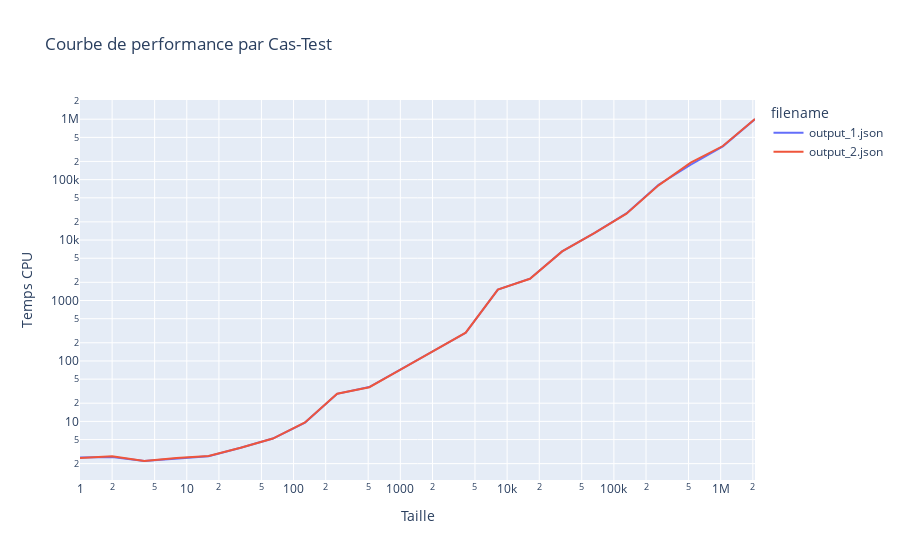
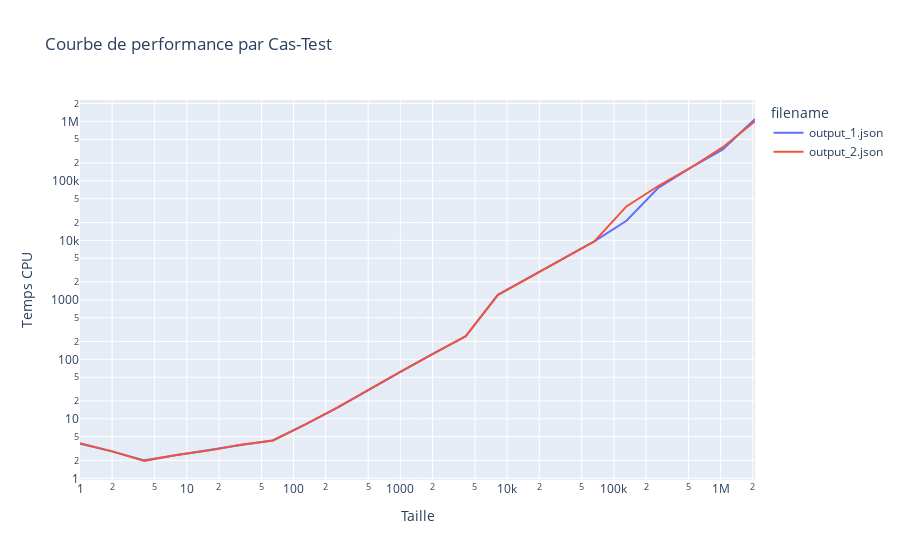
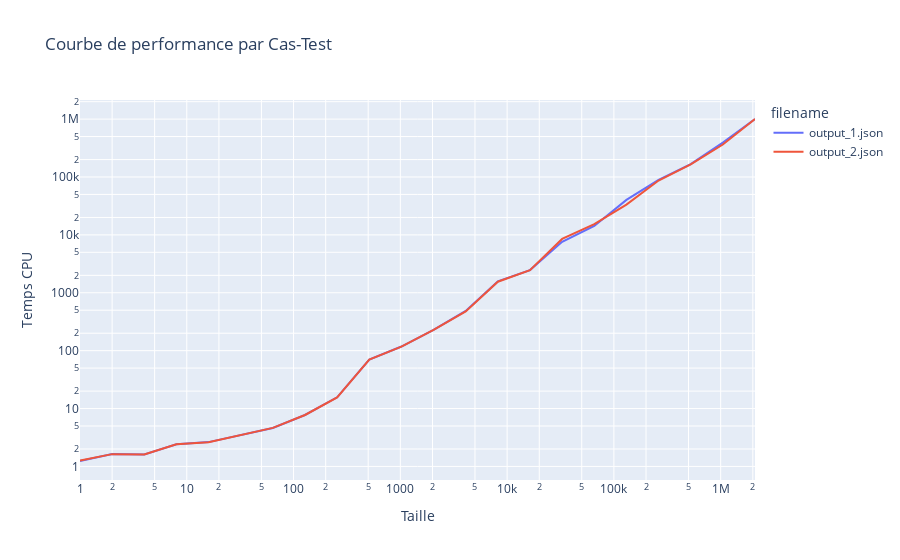
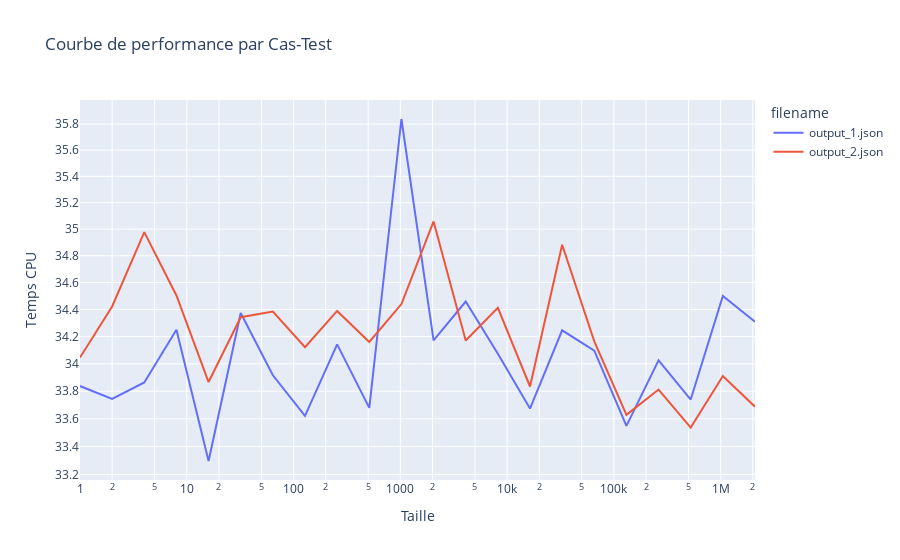

Write notebook code for charts like these, in order.
### Code cell
def get_test_case_name(df):
    return df["test_case"].unique().tolist()

# pour chaque testcase, afficher un grapghique
testcases = get_test_case_name(df1)
for tc in testcases:
    print("testcase : ", tc)
    filtered_df1 = df1[df1["test_case"] == tc]
    filtered_df2 = df2[df2["test_case"] == tc]
    #pivot_filtered_df = filtered_df.pivot("test_case", columns="size", values="cpu_time")
    combined_df = pd.concat([filtered_df1, filtered_df2])
    fig = px.line(combined_df, 
              x="size", 
              y="cpu_time", 
              color="filename",  # Chaque test_case aura une ligne distincte
              log_x=True,
              log_y=True,  # Echelle logarithmique pour l'axe Y
              title="Courbe de performance par Cas-Test",
              labels={"size": "Taille", "cpu_time": "Temps CPU"})

    # Afficher le graphique
    fig.show()

### Figure 1 — Plotly figure (JSON) as saved in the notebook; plotly's stock layout.template omitted (floating-point values rounded to 4 significant figures)
{"data": [{"hovertemplate": "filename=output_1.json<br>Taille=%{x}<br>Temps CPU=%{y}<extra></extra>", "legendgroup": "output_1.json", "line": {"color": "#636efa", "dash": "solid"}, "marker": {"symbol": "circle"}, "mode": "lines", "name": "output_1.json", "orientation": "v", "showlegend": true, "type": "scatter", "x": [1, 2, 4, 8, 16, 32, 64, 128, 256, 512, 1024, 2048, 4096, 8192, 16384, 32768, 65536, 131072, 262144, 524288, 1048576, 2097152], "xaxis": "x", "y": [2.521, 2.569, 2.212, 2.448, 2.65, 3.669, 5.204, 9.567, 28.57, 36.94, 73.53, 145.8, 291.7, 1516.0, 2294.0, 6494.0, 13000.0, 27540.0, 82490.0, 176300.0, 355500.0, 1002000.0], "yaxis": "y"}, {"hovertemplate": "filename=output_2.json<br>Taille=%{x}<br>Temps CPU=%{y}<extra></extra>", "legendgroup": "output_2.json", "line": {"color": "#EF553B", "dash": "solid"}, "marker": {"symbol": "circle"}, "mode": "lines", "name": "output_2.json", "orientation": "v", "showlegend": true, "type": "scatter", "x": [1, 2, 4, 8, 16, 32, 64, 128, 256, 512, 1024, 2048, 4096, 8192, 16384, 32768, 65536, 131072, 262144, 524288, 1048576, 2097152], "xaxis": "x", "y": [2.483, 2.66, 2.211, 2.473, 2.668, 3.67, 5.198, 9.606, 28.61, 36.81, 73.24, 144.6, 293.7, 1516.0, 2288.0, 6487.0, 13080.0, 27290.0, 80470.0, 190700.0, 359700.0, 1007000.0], "yaxis": "y"}], "layout": {"legend": {"title": {"text": "filename"}, "tracegroupgap": 0}, "title": {"text": "Courbe de performance par Cas-Test"}, "xaxis": {"anchor": "y", "domain": [0, 1], "title": {"text": "Taille"}, "type": "log"}, "yaxis": {"anchor": "x", "domain": [0, 1], "title": {"text": "Temps CPU"}, "type": "log"}}}

### Figure 2 — Plotly figure (JSON) as saved in the notebook; plotly's stock layout.template omitted (floating-point values rounded to 4 significant figures)
{"data": [{"hovertemplate": "filename=output_1.json<br>Taille=%{x}<br>Temps CPU=%{y}<extra></extra>", "legendgroup": "output_1.json", "line": {"color": "#636efa", "dash": "solid"}, "marker": {"symbol": "circle"}, "mode": "lines", "name": "output_1.json", "orientation": "v", "showlegend": true, "type": "scatter", "x": [1, 2, 4, 8, 16, 32, 64, 128, 256, 512, 1024, 2048, 4096, 8192, 16384, 32768, 65536, 131072, 262144, 524288, 1048576, 2097152], "xaxis": "x", "y": [3.825, 2.839, 2.004, 2.466, 2.998, 3.635, 4.333, 7.98, 15.29, 31.48, 62.7, 126.0, 243.9, 1218.0, 2416.0, 4781.0, 9624.0, 21290.0, 76970.0, 167300.0, 338600.0, 1095000.0], "yaxis": "y"}, {"hovertemplate": "filename=output_2.json<br>Taille=%{x}<br>Temps CPU=%{y}<extra></extra>", "legendgroup": "output_2.json", "line": {"color": "#EF553B", "dash": "solid"}, "marker": {"symbol": "circle"}, "mode": "lines", "name": "output_2.json", "orientation": "v", "showlegend": true, "type": "scatter", "x": [1, 2, 4, 8, 16, 32, 64, 128, 256, 512, 1024, 2048, 4096, 8192, 16384, 32768, 65536, 131072, 262144, 524288, 1048576, 2097152], "xaxis": "x", "y": [3.876, 2.84, 1.955, 2.469, 2.922, 3.674, 4.327, 7.962, 15.38, 31.6, 63.07, 124.3, 244.5, 1201.0, 2402.0, 4795.0, 9581.0, 37180.0, 82600.0, 166100.0, 367700.0, 1004000.0], "yaxis": "y"}], "layout": {"legend": {"title": {"text": "filename"}, "tracegroupgap": 0}, "title": {"text": "Courbe de performance par Cas-Test"}, "xaxis": {"anchor": "y", "domain": [0, 1], "title": {"text": "Taille"}, "type": "log"}, "yaxis": {"anchor": "x", "domain": [0, 1], "title": {"text": "Temps CPU"}, "type": "log"}}}

### Figure 3 — Plotly figure (JSON) as saved in the notebook; plotly's stock layout.template omitted (floating-point values rounded to 4 significant figures)
{"data": [{"hovertemplate": "filename=output_1.json<br>Taille=%{x}<br>Temps CPU=%{y}<extra></extra>", "legendgroup": "output_1.json", "line": {"color": "#636efa", "dash": "solid"}, "marker": {"symbol": "circle"}, "mode": "lines", "name": "output_1.json", "orientation": "v", "showlegend": true, "type": "scatter", "x": [1, 2, 4, 8, 16, 32, 64, 128, 256, 512, 1024, 2048, 4096, 8192, 16384, 32768, 65536, 131072, 262144, 524288, 1048576, 2097152], "xaxis": "x", "y": [1.241, 1.634, 1.615, 2.417, 2.632, 3.439, 4.627, 7.746, 15.64, 70.42, 117.8, 228.4, 485.3, 1570.0, 2465.0, 7575.0, 14240.0, 40280.0, 89490.0, 166500.0, 391600.0, 1002000.0], "yaxis": "y"}, {"hovertemplate": "filename=output_2.json<br>Taille=%{x}<br>Temps CPU=%{y}<extra></extra>", "legendgroup": "output_2.json", "line": {"color": "#EF553B", "dash": "solid"}, "marker": {"symbol": "circle"}, "mode": "lines", "name": "output_2.json", "orientation": "v", "showlegend": true, "type": "scatter", "x": [1, 2, 4, 8, 16, 32, 64, 128, 256, 512, 1024, 2048, 4096, 8192, 16384, 32768, 65536, 131072, 262144, 524288, 1048576, 2097152], "xaxis": "x", "y": [1.269, 1.631, 1.615, 2.412, 2.619, 3.45, 4.633, 7.736, 15.61, 70.21, 117.4, 229.3, 475.5, 1551.0, 2461.0, 8507.0, 15340.0, 33280.0, 86910.0, 165000.0, 363500.0, 1004000.0], "yaxis": "y"}], "layout": {"legend": {"title": {"text": "filename"}, "tracegroupgap": 0}, "title": {"text": "Courbe de performance par Cas-Test"}, "xaxis": {"anchor": "y", "domain": [0, 1], "title": {"text": "Taille"}, "type": "log"}, "yaxis": {"anchor": "x", "domain": [0, 1], "title": {"text": "Temps CPU"}, "type": "log"}}}

### Figure 4 — Plotly figure (JSON) as saved in the notebook; plotly's stock layout.template omitted (floating-point values rounded to 4 significant figures)
{"data": [{"hovertemplate": "filename=output_1.json<br>Taille=%{x}<br>Temps CPU=%{y}<extra></extra>", "legendgroup": "output_1.json", "line": {"color": "#636efa", "dash": "solid"}, "marker": {"symbol": "circle"}, "mode": "lines", "name": "output_1.json", "orientation": "v", "showlegend": true, "type": "scatter", "x": [1, 2, 4, 8, 16, 32, 64, 128, 256, 512, 1024, 2048, 4096, 8192, 16384, 32768, 65536, 131072, 262144, 524288, 1048576, 2097152], "xaxis": "x", "y": [33.84, 33.74, 33.86, 34.25, 33.3, 34.37, 33.92, 33.62, 34.14, 33.68, 35.84, 34.17, 34.46, 34.07, 33.67, 34.25, 34.1, 33.55, 34.03, 33.74, 34.5, 34.31], "yaxis": "y"}, {"hovertemplate": "filename=output_2.json<br>Taille=%{x}<br>Temps CPU=%{y}<extra></extra>", "legendgroup": "output_2.json", "line": {"color": "#EF553B", "dash": "solid"}, "marker": {"symbol": "circle"}, "mode": "lines", "name": "output_2.json", "orientation": "v", "showlegend": true, "type": "scatter", "x": [1, 2, 4, 8, 16, 32, 64, 128, 256, 512, 1024, 2048, 4096, 8192, 16384, 32768, 65536, 131072, 262144, 524288, 1048576, 2097152], "xaxis": "x", "y": [34.05, 34.42, 34.98, 34.5, 33.87, 34.34, 34.39, 34.12, 34.39, 34.16, 34.44, 35.06, 34.17, 34.41, 33.83, 34.88, 34.16, 33.63, 33.81, 33.54, 33.91, 33.69], "yaxis": "y"}], "layout": {"legend": {"title": {"text": "filename"}, "tracegroupgap": 0}, "title": {"text": "Courbe de performance par Cas-Test"}, "xaxis": {"anchor": "y", "domain": [0, 1], "title": {"text": "Taille"}, "type": "log"}, "yaxis": {"anchor": "x", "domain": [0, 1], "title": {"text": "Temps CPU"}, "type": "log"}}}
